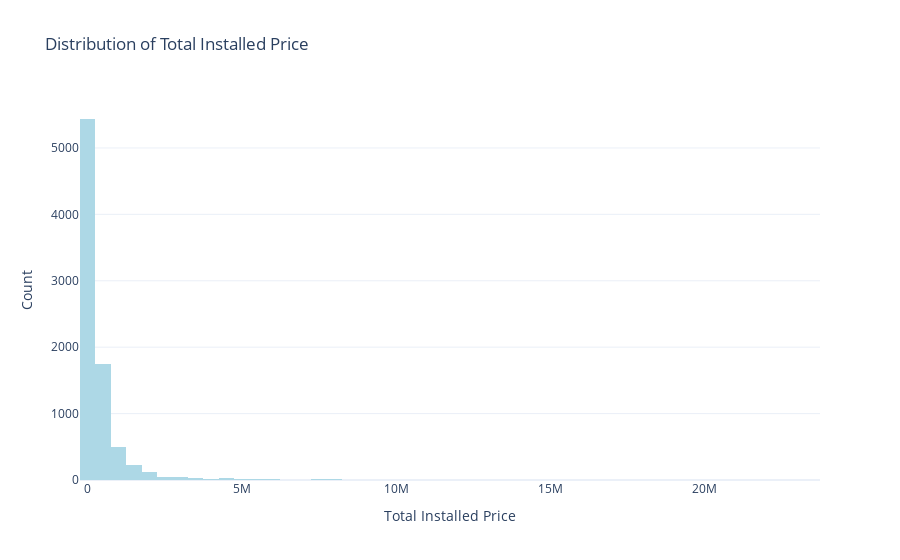

The code cell stored with this chart in its notebook:
### Markdown cell above
### 📊 EDA: Target Visualization

### Code cell
# histogram of target variable
fig = go.Figure()
fig.add_trace(
    go.Histogram(
        x=cleaned_df['total_installed_price'],
        nbinsx=50,
        marker_color='orange'
    )
)
fig.update_layout(
    title='Distribution of Total Installed Price',
    xaxis_title='Total Installed Price',
    yaxis_title='Count',
    template='plotly_white'
)
fig.show()

### Figure 1 — Plotly figure (JSON) as saved in the notebook; plotly's stock layout.template omitted (floating-point values rounded to 4 significant figures; data arrays with more than 128 entries replaced by an {"elided": "..."} marker saying what was removed)
{"data": [{"marker": {"color": "lightblue"}, "nbinsx": 50, "type": "histogram", "x": {"elided": "8296 float values"}}], "layout": {"title": {"text": "Distribution of Total Installed Price"}, "xaxis": {"title": {"text": "Total Installed Price"}}, "yaxis": {"title": {"text": "Count"}}}}
